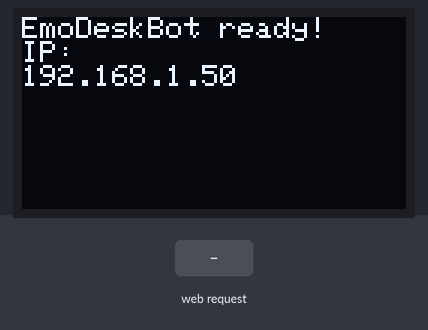
The sketch below on a simulated ESP32. Parts: 128×64 one-colour display. Inputs (shaded band) come from the test bench. WiFi joins after 1.5 s; servers stay silent unless stated; what the sketch prints to the serial monitor is not drawn.

Above: at 2.6 s.
At 6.7 s:
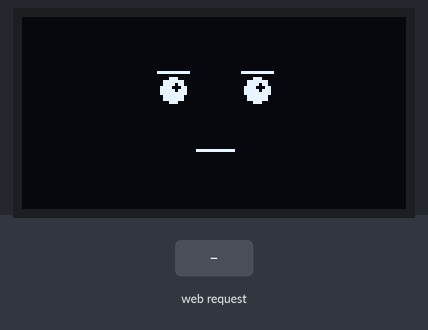
6.8 s: HTTP request GET /face?state=happy received
At 8.75 s:
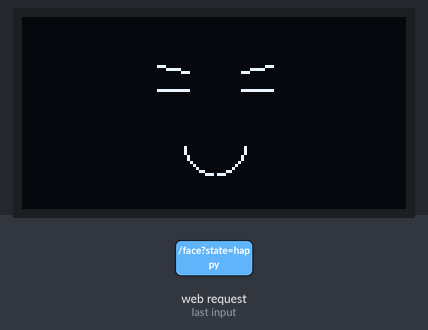
9.8 s: HTTP request GET /face?state=neutral received
At 11.78 s:
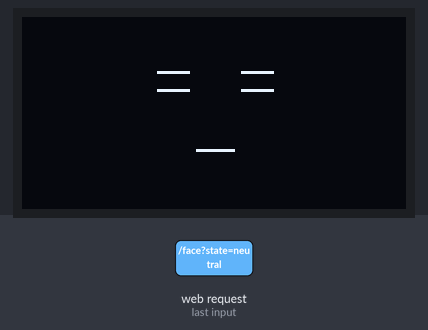
Timing chart, 0 to 13.3 s (numbered marks = the images above; inputs shaded):
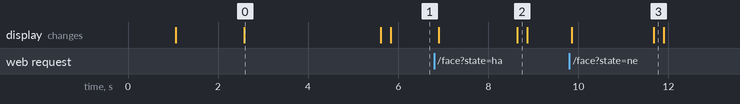

The sketch:

oled_wifi_receiver.ino
```cpp
/*******************************************************
 * EmoDeskBot - ESP32 + OLED Display with WiFi Control
 *
 * Receives facial expression commands via WiFi and displays
 * appropriate face on OLED screen.
 *
 * Wiring:
 *   OLED VCC -> 3.3V
 *   OLED GND -> GND
 *   OLED SCL -> GPIO 22
 *   OLED SDA -> GPIO 21
 *******************************************************/

#include <WiFi.h>
#include <WebServer.h>
#include <Wire.h>
#include <Adafruit_GFX.h>
#include <Adafruit_SSD1306.h>

// OLED Display Settings
#define SCREEN_WIDTH 128
#define SCREEN_HEIGHT 64
#define OLED_RESET   -1
#define OLED_ADDR    0x3C

// WiFi Credentials
const char* ssid = "YOUR_WIFI_SSID";      // Replace with your WiFi name
const char* password = "YOUR_WIFI_PASS";  // Replace with your WiFi password

// Web server on port 80
WebServer server(80);

// OLED display
Adafruit_SSD1306 display(SCREEN_WIDTH, SCREEN_HEIGHT, &Wire, OLED_RESET);

// Animation parameters
#define EYE_OFFSET_X    14   // Horizontal offset for eyes from face center
#define EYE_OFFSET_Y     8   // Vertical offset from face center to eyes
#define EYE_RADIUS       4   // Eye size
#define BLINK_INTERVAL 3000  // ms between blinks
#define BLINK_DURATION  200  // ms eyes stay closed

// Face center positions
#define FACE_CENTER_X   (SCREEN_WIDTH / 2)
#define FACE_CENTER_Y   (SCREEN_HEIGHT / 2)

// Eyebrow positioning relative to eye center
#define EYEBROW_OFFSET_Y  6
#define EYEBROW_HALF_WIDTH  5
#define EYEBROW_ANGLE  2    // vertical shift for eyebrow tilt

// State variables
unsigned long lastBlinkTime = 0;
bool eyesOpen = true;
String faceState = "neutral"; // "happy" or "neutral"

void setup() {
  // Initialize serial communication
  Serial.begin(115200);
  delay(1000);
  Serial.println("EmoDeskBot starting...");

  // Initialize OLED display
  if(!display.begin(SSD1306_SWITCHCAPVCC, OLED_ADDR)) {
    Serial.println(F("SSD1306 allocation failed"));
    for(;;); // Don't proceed, loop forever
  }

  display.clearDisplay();
  display.setTextSize(1);
  display.setTextColor(SSD1306_WHITE);
  display.setCursor(0, 0);
  display.println("EmoDeskBot");
  display.println("Connecting to WiFi...");
  display.display();

  // Connect to WiFi
  WiFi.begin(ssid, password);
  Serial.print("Connecting to WiFi");

  int attempts = 0;
  while (WiFi.status() != WL_CONNECTED && attempts < 20) {
    delay(500);
    Serial.print(".");
    attempts++;
  }

  if (WiFi.status() == WL_CONNECTED) {
    Serial.println("");
    Serial.print("Connected to WiFi! IP address: ");
    Serial.println(WiFi.localIP());

    // Set up the web server endpoints
    server.on("/face", HTTP_GET, handleFaceRequest);
    server.onNotFound(handleNotFound);
    server.begin();
    Serial.println("HTTP server started");

    // Display the IP address on the OLED
    display.clearDisplay();
    display.setTextSize(1);
    display.setTextColor(SSD1306_WHITE);
    display.setCursor(0, 0);
    display.println("EmoDeskBot ready!");
    display.println("IP: ");
    display.println(WiFi.localIP());
    display.display();
    delay(3000);
  } else {
    Serial.println("");
    Serial.println("Failed to connect to WiFi. Check your credentials.");

    // Show error on display
    display.clearDisplay();
    display.setTextSize(1);
    display.setTextColor(SSD1306_WHITE);
    display.setCursor(0, 0);
    display.println("WiFi connection failed");
    display.println("Check credentials");
    display.display();
  }
}

void loop() {
  // Handle incoming HTTP requests
  server.handleClient();

  // Handle blinking animation
  unsigned long currentTime = millis();
  if (eyesOpen && (currentTime - lastBlinkTime > BLINK_INTERVAL)) {
    eyesOpen = false;
    lastBlinkTime = currentTime;
  }
  else if (!eyesOpen && (currentTime - lastBlinkTime > BLINK_DURATION)) {
    eyesOpen = true;
  }

  // Draw the appropriate face
  if (faceState == "happy") {
    drawHappyFace();
  } else {
    drawNeutralFace();
  }

  delay(50);
}

// HTTP request handler for face state
void handleFaceRequest() {
  if (server.hasArg("state")) {
    String state = server.arg("state");
    if (state == "happy" || state == "neutral") {
      faceState = state;
      Serial.println("Face state set to: " + faceState);
      server.send(200, "text/plain", "OK: Face state set to " + faceState);
    } else {
      server.send(400, "text/plain", "Invalid state. Use 'happy' or 'neutral'");
    }
  } else {
    server.send(400, "text/plain", "Missing 'state' parameter");
  }
}

void handleNotFound() {
  String message = "File Not Found\n\n";
  message += "URI: ";
  message += server.uri();
  message += "\nMethod: ";
  message += (server.method() == HTTP_GET) ? "GET" : "POST";
  message += "\nArguments: ";
  message += server.args();
  message += "\n";

  for (uint8_t i = 0; i < server.args(); i++) {
    message += " " + server.argName(i) + ": " + server.arg(i) + "\n";
  }

  server.send(404, "text/plain", message);
}

void drawHappyFace() {
  display.clearDisplay();

  // Draw eyes
  int leftEyeX  = FACE_CENTER_X - EYE_OFFSET_X;
  int rightEyeX = FACE_CENTER_X + EYE_OFFSET_X;
  int eyeY      = FACE_CENTER_Y - EYE_OFFSET_Y;

  if (eyesOpen) {
    // Open eyes with mini highlight
    display.fillCircle(leftEyeX, eyeY, EYE_RADIUS, SSD1306_WHITE);
    display.fillCircle(rightEyeX, eyeY, EYE_RADIUS, SSD1306_WHITE);

    // Small reflection in eyes
    display.fillCircle(leftEyeX + 1, eyeY - 1, 1, SSD1306_BLACK);
    display.fillCircle(rightEyeX + 1, eyeY - 1, 1, SSD1306_BLACK);
  } else {
    // Closed eyes as horizontal lines
    int halfLine = EYE_RADIUS + 1;
    display.drawLine(leftEyeX - halfLine, eyeY, leftEyeX + halfLine, eyeY, SSD1306_WHITE);
    display.drawLine(rightEyeX - halfLine, eyeY, rightEyeX + halfLine, eyeY, SSD1306_WHITE);
  }

  // Draw happy eyebrows (slightly raised at outside)
  drawEyebrow(leftEyeX, eyeY - EYEBROW_OFFSET_Y, true);
  drawEyebrow(rightEyeX, eyeY - EYEBROW_OFFSET_Y, false);

  // Draw big smile (wider mouth than neutral)
  int mouthRadius = 10;
  int mouthOffset = 10;
  // Use 12 (4|8) for bottom half circle (4=bottom-left, 8=bottom-right)
  display.drawCircleHelper(FACE_CENTER_X, FACE_CENTER_Y + mouthOffset,
                           mouthRadius, 4 | 8, SSD1306_WHITE);

  display.display();
}

void drawNeutralFace() {
  display.clearDisplay();

  // Draw eyes
  int leftEyeX  = FACE_CENTER_X - EYE_OFFSET_X;
  int rightEyeX = FACE_CENTER_X + EYE_OFFSET_X;
  int eyeY      = FACE_CENTER_Y - EYE_OFFSET_Y;

  if (eyesOpen) {
    // Open eyes
    display.fillCircle(leftEyeX, eyeY, EYE_RADIUS, SSD1306_WHITE);
    display.fillCircle(rightEyeX, eyeY, EYE_RADIUS, SSD1306_WHITE);

    // Small reflection in eyes
    display.fillCircle(leftEyeX + 1, eyeY - 1, 1, SSD1306_BLACK);
    display.fillCircle(rightEyeX + 1, eyeY - 1, 1, SSD1306_BLACK);
  } else {
    // Closed eyes
    int halfLine = EYE_RADIUS + 1;
    display.drawLine(leftEyeX - halfLine, eyeY, leftEyeX + halfLine, eyeY, SSD1306_WHITE);
    display.drawLine(rightEyeX - halfLine, eyeY, rightEyeX + halfLine, eyeY, SSD1306_WHITE);
  }

  // Draw straight eyebrows
  int eyebrowY = eyeY - EYEBROW_OFFSET_Y;
  display.drawLine(leftEyeX - EYEBROW_HALF_WIDTH, eyebrowY,
                   leftEyeX + EYEBROW_HALF_WIDTH, eyebrowY,
                   SSD1306_WHITE);
  display.drawLine(rightEyeX - EYEBROW_HALF_WIDTH, eyebrowY,
                   rightEyeX + EYEBROW_HALF_WIDTH, eyebrowY,
                   SSD1306_WHITE);

  // Draw straight mouth (smaller than happy)
  int mouthWidth = 12;
  int mouthY = FACE_CENTER_Y + 12;
  display.drawLine(FACE_CENTER_X - mouthWidth/2, mouthY,
                   FACE_CENTER_X + mouthWidth/2, mouthY,
                   SSD1306_WHITE);

  display.display();
}

void drawEyebrow(int centerX, int centerY, bool leftSide) {
  int halfWidth = EYEBROW_HALF_WIDTH;
  int verticalTilt = EYEBROW_ANGLE;

  int x1 = centerX - halfWidth;
  int x2 = centerX + halfWidth;
  int y1 = centerY;
  int y2 = centerY;

  if (leftSide) {
    // For left eyebrow: outside end is higher (happier)
    y1 -= verticalTilt;
  } else {
    // For right eyebrow: outside end is higher (happier)
    y2 -= verticalTilt;
  }

  display.drawLine(x1, y1, x2, y2, SSD1306_WHITE);
} 
```

Measured:
- after the input at 6.8 s, the display: first changes after 0.10 s (image 2 shows a later state)
- after the input at 9.8 s, the display: first changes after 0.05 s (image 3 shows a later state)
- what the display in image 0 shows lasts 3.0 s, from 2.6 s to 5.6 s
